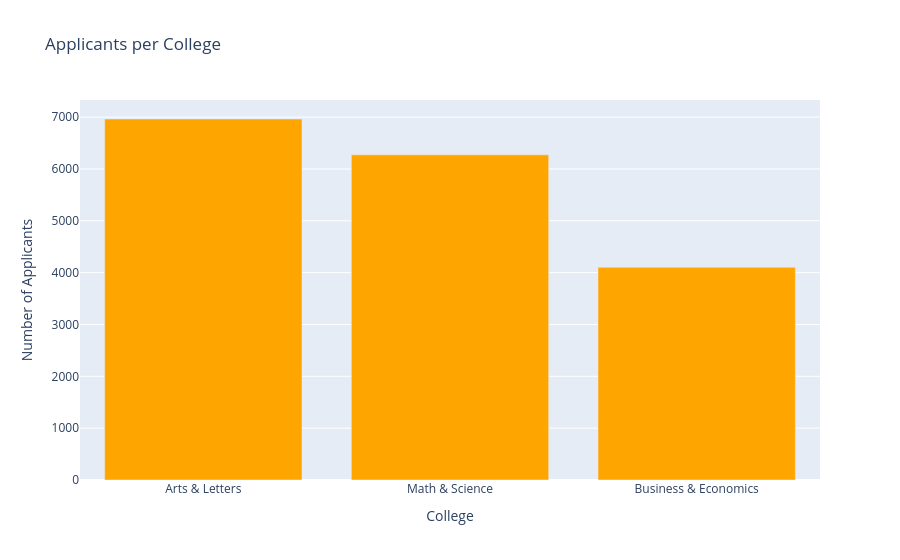

The notebook cell this image was saved under:
### Code cell
# Plotly bar plot

# Step 1: Count applicants by college
Applicants = df2['College'].value_counts()

# Step 2: Create interactive bar plot
fig = px.bar(
    x=Applicants.index,
    y=Applicants.values,
    color_discrete_sequence=['orange'],
    title='Applicants per College',
    labels={'x': 'College',
            'y': 'Number of Applicants'}
)

# Step 3: Display chart
fig.show()

### Figure 1 — Plotly figure (JSON) as saved in the notebook; plotly's stock layout.template omitted (floating-point values rounded to 4 significant figures)
{"data": [{"hovertemplate": "College=%{x}<br>Number of Applicants=%{y}<extra></extra>", "legendgroup": "", "marker": {"color": "orange", "pattern": {"shape": ""}}, "name": "", "orientation": "v", "showlegend": false, "textposition": "auto", "x": ["Arts & Letters", "Math & Science", "Business & Economics"], "xaxis": "x", "y": [6964, 6272, 4103], "yaxis": "y", "type": "bar"}], "layout": {"xaxis": {"anchor": "y", "domain": [0.0, 1.0], "title": {"text": "College"}}, "yaxis": {"anchor": "x", "domain": [0.0, 1.0], "title": {"text": "Number of Applicants"}}, "legend": {"tracegroupgap": 0}, "title": {"text": "Applicants per College"}, "barmode": "relative"}}
